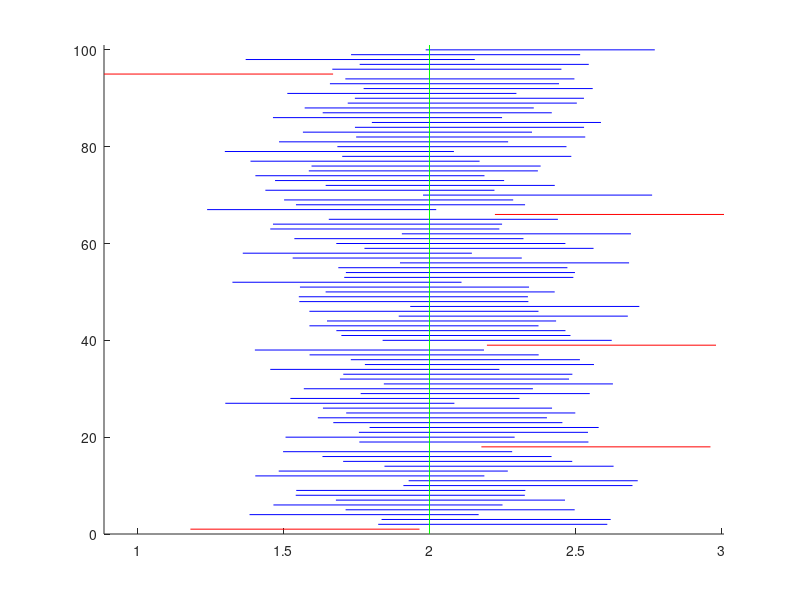

Source code (MATLAB):
%% Problem 1: Simulering av konfidensintervall
    % Parametrar:
    n = 25; %Antal matningar
    mu = 2; %Vantevardet
    sigma = 1; %Standardavvikelsen
    alpha = 0.05;
    %Simulerar n observationer for varje intervall
    x = normrnd(mu, sigma,n,100); %n x 100 matris med varden
    %Skattar mu med medelvardet
    xbar = mean(x); %vektor med 100 medelvarden.
    %Beraknar de undre och ovre granserna
    undre = xbar - norminv(1-alpha/2)*sigma/sqrt(n);
    ovre = xbar + norminv(1-alpha/2)*sigma/sqrt(n);

%% Problem 1: Simulering av konfidensintervall (forts.)
    %Ritar upp alla intervall
    figure(1)
    hold on
    for k=1:100
        if ovre(k) < mu % Rodmarkerar intervall som missar mu
            plot([undre(k) ovre(k)],[k k],'r')
            elseif undre(k) > mu
                plot([undre(k) ovre(k)],[k k],'r')
        else
            plot([undre(k) ovre(k)],[k k],'b')
        end
    end
    %b1 och b2 ar bara till for att figuren ska se snygg ut.
    b1 = min(xbar - norminv(1 - alpha/2)*sigma/sqrt(n));
    b2 = max(xbar + norminv(1 - alpha/2)*sigma/sqrt(n));
    axis([b1 b2 0 101]) %Tar bort outnyttjat utrymme i figuren
    %Ritar ut det sanna vardet
    plot([mu mu],[0 101],'g')
    hold off